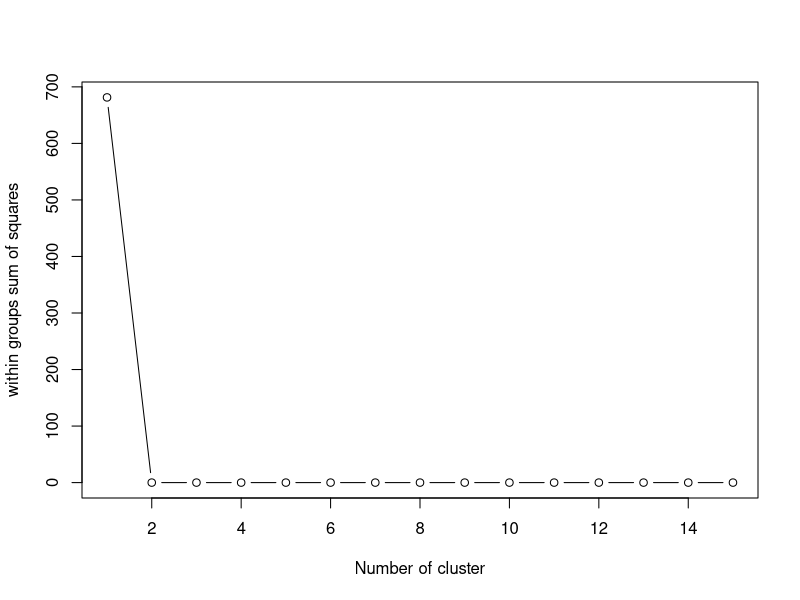
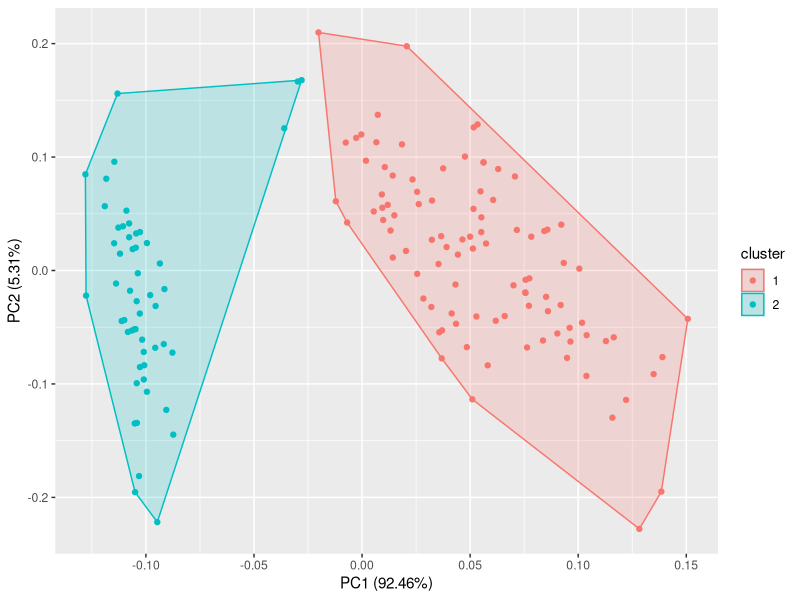

These figures' R source, in order:
library(stats)
library(dplyr)
library(ggplot2)
library(ggfortify)

View(iris)
mydata = select(iris,c(1,2,3,4))
wssplot <- function(data, nc=15, seed=1234)
{
  wss <- (nrow(data)-1)*sum(apply(data,2,var))
  for(i in 2:nc){
    set.seed(seed)
    wss[i] <- sum(kmeans(data, centers=i)$withiness)} 
  plot(1:nc, wss, type="b", xlab="Number of cluster",ylab="within groups sum of squares")
}
wssplot(mydata)
# K-means Cluster #
KM = kmeans(mydata,2)
# Cluster Plot #
autoplot(KM,mydata,frame=TRUE)
KM$centers
